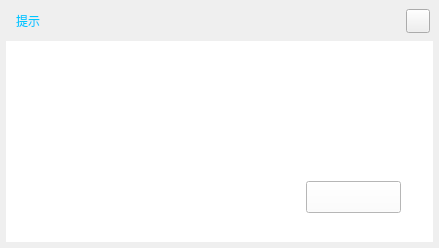
<?xml version="1.0" encoding="UTF-8"?>
<ui version="4.0">
 <class>MsgPopWidget</class>
 <widget class="QWidget" name="MsgPopWidget">
  <property name="geometry">
   <rect>
    <x>0</x>
    <y>0</y>
    <width>439</width>
    <height>248</height>
   </rect>
  </property>
  <property name="minimumSize">
   <size>
    <width>439</width>
    <height>248</height>
   </size>
  </property>
  <property name="maximumSize">
   <size>
    <width>439</width>
    <height>248</height>
   </size>
  </property>
  <property name="windowTitle">
   <string>Form</string>
  </property>
  <property name="windowIcon">
   <iconset>
    <normaloff>Resources/test.png</normaloff>Resources/test.png</iconset>
  </property>
  <layout class="QVBoxLayout" name="verticalLayout">
   <property name="spacing">
    <number>0</number>
   </property>
   <property name="leftMargin">
    <number>6</number>
   </property>
   <property name="topMargin">
    <number>6</number>
   </property>
   <property name="rightMargin">
    <number>6</number>
   </property>
   <property name="bottomMargin">
    <number>6</number>
   </property>
   <item>
    <widget class="QWidget" name="pop_widget_title" native="true">
     <property name="minimumSize">
      <size>
       <width>0</width>
       <height>30</height>
      </size>
     </property>
     <property name="maximumSize">
      <size>
       <width>16777214</width>
       <height>35</height>
      </size>
     </property>
     <widget class="QPushButton" name="pop_close_btn">
      <property name="geometry">
       <rect>
        <x>400</x>
        <y>3</y>
        <width>24</width>
        <height>24</height>
       </rect>
      </property>
      <property name="text">
       <string/>
      </property>
     </widget>
     <widget class="QLabel" name="title_lab">
      <property name="geometry">
       <rect>
        <x>10</x>
        <y>1</y>
        <width>71</width>
        <height>28</height>
       </rect>
      </property>
      <property name="styleSheet">
       <string notr="true">font: 75 12pt &quot;微软雅黑&quot;;
color: rgb(0, 200, 255);</string>
      </property>
      <property name="text">
       <string>提示</string>
      </property>
     </widget>
    </widget>
   </item>
   <item>
    <widget class="QWidget" name="widget" native="true">
     <property name="styleSheet">
      <string notr="true">background-color: rgb(255, 255, 255);</string>
     </property>
     <widget class="QPushButton" name="pop_commit_btn">
      <property name="geometry">
       <rect>
        <x>300</x>
        <y>140</y>
        <width>95</width>
        <height>32</height>
       </rect>
      </property>
      <property name="text">
       <string/>
      </property>
     </widget>
     <widget class="QLabel" name="ico_lab">
      <property name="geometry">
       <rect>
        <x>40</x>
        <y>50</y>
        <width>50</width>
        <height>50</height>
       </rect>
      </property>
      <property name="text">
       <string/>
      </property>
     </widget>
     <widget class="QLabel" name="msg_label">
      <property name="geometry">
       <rect>
        <x>130</x>
        <y>30</y>
        <width>261</width>
        <height>28</height>
       </rect>
      </property>
      <property name="styleSheet">
       <string notr="true">font: 12pt &quot;微软雅黑&quot;;</string>
      </property>
      <property name="text">
       <string/>
      </property>
     </widget>
     <widget class="QLabel" name="error_code_lab">
      <property name="geometry">
       <rect>
        <x>130</x>
        <y>70</y>
        <width>261</width>
        <height>28</height>
       </rect>
      </property>
      <property name="styleSheet">
       <string notr="true">font: 12pt &quot;微软雅黑&quot;;
color: rgb(170, 0, 0);</string>
      </property>
      <property name="text">
       <string/>
      </property>
     </widget>
    </widget>
   </item>
  </layout>
 </widget>
 <resources/>
 <connections/>
</ui>
